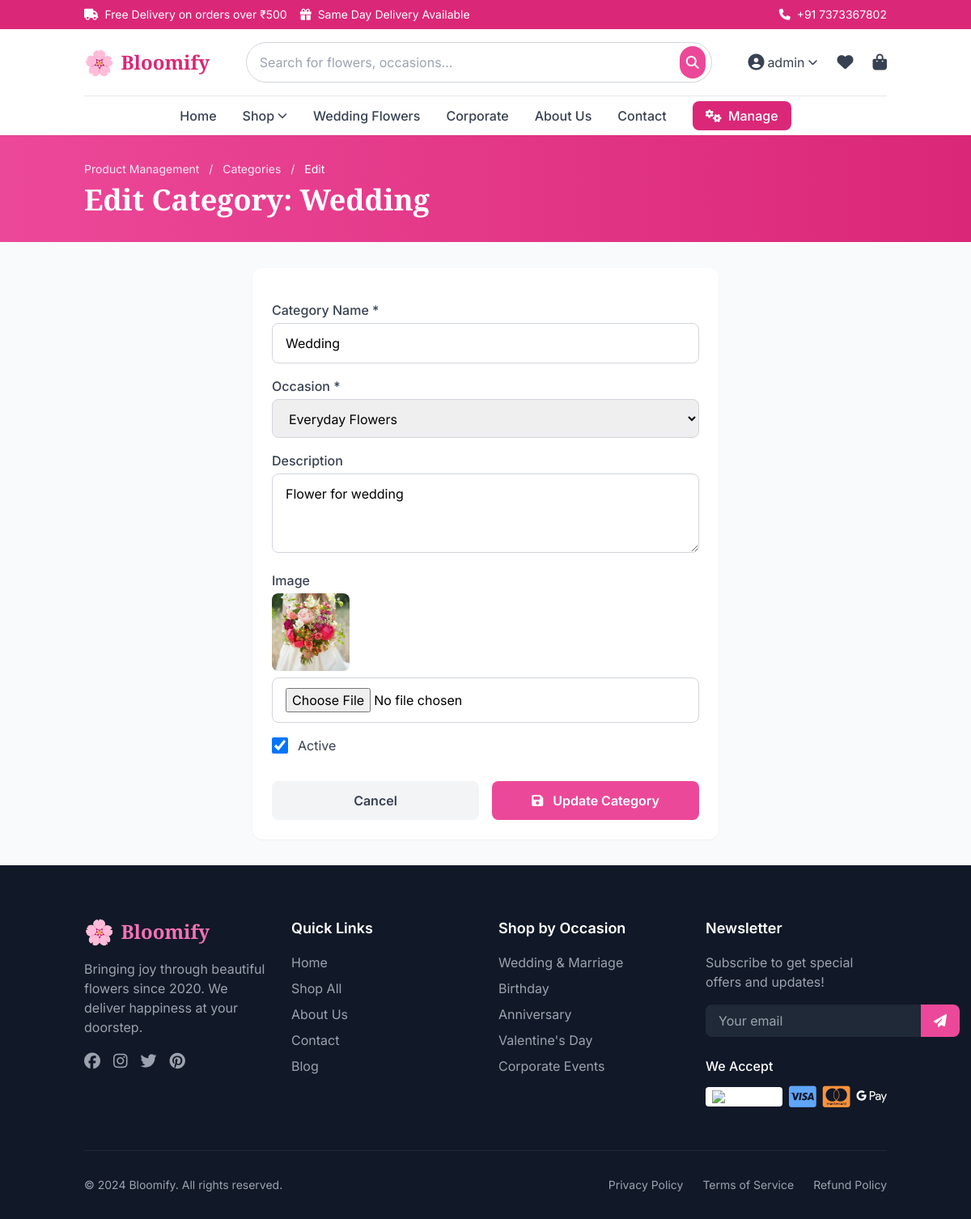
Screenshot of /manage/category/1/edit/ (signed in) with the database file from the repository.
### shop/models.py (models this page shows, shortened)
class Category(models.Model):
    OCCASION_CHOICES = [
        ('marriage', 'Marriage & Wedding'),
        ('birthday', 'Birthday'),
        ('anniversary', 'Anniversary'),
        ('valentines', "Valentine's Day"),
        ('funeral', 'Funeral & Sympathy'),
        ('congratulations', 'Congratulations'),
        ('get_well', 'Get Well Soon'),
        ('thank_you', 'Thank You'),
        ('housewarming', 'Housewarming'),
        ('corporate', 'Corporate Events'),
        ('festival', 'Festival & Celebrations'),
        ('everyday', 'Everyday Flowers'),
    ]
    name = models.CharField(max_length=200)
    slug = models.SlugField(max_length=200, unique=True)
    occasion = models.CharField(max_length=50, choices=OCCASION_CHOICES, default='everyday')
    description = models.TextField(blank=True)
    image = models.ImageField(upload_to='categories/', blank=True, null=True)
    is_active = models.BooleanField(default=True)
    created_at = models.DateTimeField(auto_now_add=True)
    updated_at = models.DateTimeField(auto_now=True)
    class Meta:
        ordering = ['name']
        verbose_name_plural = 'Categories'

### shop/views.py (the view)
# urls.py: path('manage/category/<int:category_id>/edit/', views.category_edit, name='category_edit'),
@staff_member_required
def category_edit(request, category_id):
    category = get_object_or_404(Category, id=category_id)
    if request.method == 'POST':
        form = CategoryForm(request.POST, request.FILES, instance=category)
        if form.is_valid():
            form.save()
            messages.success(request, 'Category updated successfully!')
            return redirect('shop:category_management')
    else:
        form = CategoryForm(instance=category)
    return render(request, 'shop/manage/category_form.html', {'form': form, 'category': category})

### templates/shop/manage/category_form.html (shortened to what this page needs)
{% extends 'base.html' %}
{% block content %}
<div class="bg-gradient-to-r from-primary-500 to-primary-600 py-8">
  <div class="container mx-auto px-4">
    <nav class="text-primary-100 text-sm mb-2">
      <a href="{% url 'shop:product_management' %}" class="hover:text-white"
        >Product Management</a
      >
      <span class="mx-2">/</span>
      <a href="{% url 'shop:category_management' %}" class="hover:text-white"
        >Categories</a
      >
      <span class="mx-2">/</span>
      <span class="text-white">Edit</span>
    </nav>
    <h1 class="font-display text-3xl md:text-4xl font-bold text-white">
      Edit Category: {{ category.name }}
    </h1>
  </div>
</div>
<div class="container mx-auto px-4 py-8">
  <div class="max-w-xl mx-auto">
    <div class="bg-white rounded-xl shadow-sm p-6">
      <form method="post" enctype="multipart/form-data" class="space-y-4">
        <div>
          <label class="block text-gray-700 font-medium mb-1"
            >Category Name *</label
          >
          {{ form.name }}
        </div>
        <div>
          <label class="block text-gray-700 font-medium mb-1">Occasion *</label>
          {{ form.occasion }}
        </div>
        <div>
          <label class="block text-gray-700 font-medium mb-1"
            >Description</label
          >
          {{ form.description }}
        </div>
        <div>
          <label class="block text-gray-700 font-medium mb-1">Image</label>
          {% if category.image %}
          <div class="mb-2">
            <img
              src="{{ category.image.url }}"
              alt="{{ category.name }}"
              class="w-24 h-24 object-cover rounded-lg"
            />
          </div>
          {% endif %}
          <input
            type="file"
            name="image"
            accept="image/*"
            class="w-full px-4 py-3 border border-gray-300 rounded-lg"
          />
        </div>
        <label class="flex items-center cursor-pointer">
          <input type="checkbox" name="is_active" {% if form.is_active.value %}checked{% endif %} class="w-5 h-5 text-primary-600 rounded mr-3" />
          <span class="text-gray-700">Active</span>
        </label>
        <div class="flex gap-4 pt-4">
          <a
            href="{% url 'shop:category_management' %}"
            class="flex-1 bg-gray-100 text-gray-700 py-3 rounded-lg font-semibold text-center hover:bg-gray-200 transition"
          >
            Cancel
          </a>
          <button
            type="submit"
            class="flex-1 bg-primary-500 text-white py-3 rounded-lg font-semibold hover:bg-primary-600 transition"
          >
            <i class="fas fa-save mr-2"></i> Update Category
          </button>
        </div>
      </form>
    </div>
  </div>
</div>
{% endblock %}

### templates/base.html (shortened to what this page needs)
<!DOCTYPE html>
<html lang="en">
  <head>
    <script src="https://cdn.tailwindcss.com"></script>
    <link
      rel="stylesheet"
      href="https://cdnjs.cloudflare.com/ajax/libs/font-awesome/6.5.1/css/all.min.css"
    />
    <link href="https://unpkg.com/aos@2.3.1/dist/aos.css" rel="stylesheet" />
  </head>
  <body class="bg-gray-50 min-h-screen flex flex-col">
    <div class="bg-primary-600 text-white py-2 text-sm">
      <div class="container mx-auto px-4 flex justify-between items-center">
        <div class="flex items-center space-x-4">
          <span
            ><i class="fas fa-truck mr-1"></i> Free Delivery on orders over
            ₹500</span
          >
          <span class="hidden md:inline"
            ><i class="fas fa-gift mr-1"></i> Same Day Delivery Available</span
          >
        </div>
        <div class="flex items-center space-x-4">
          <a href="tel:+917373367802" class="hover:text-primary-200">
            <i class="fas fa-phone mr-1"></i> +91 7373367802
          </a>
        </div>
      </div>
    </div>
    <header class="bg-white shadow-sm sticky top-0 z-50">
      <div class="container mx-auto px-4">
        <div class="flex items-center justify-between py-4">
          <a href="{% url 'shop:home' %}" class="flex items-center space-x-2">
            <span class="text-3xl">🌸</span>
            <span class="font-display text-2xl font-bold text-primary-600"
              >Bloomify</span
            >
          </a>
          <div class="hidden md:flex flex-1 max-w-xl mx-8">
            <form action="{% url 'shop:search' %}" method="GET" class="w-full">
              <div class="relative">
                <input
                  type="text"
                  name="q"
                  placeholder="Search for flowers, occasions..."
                  class="w-full pl-4 pr-12 py-3 border border-gray-300 rounded-full focus:ring-2 focus:ring-primary-500 focus:border-transparent transition"
                />
                <button
                  type="submit"
                  class="absolute right-2 top-1/2 -translate-y-1/2 bg-primary-500 text-white p-2 rounded-full hover:bg-primary-600 transition"
                >
                  <i class="fas fa-search"></i>
                </button>
              </div>
            </form>
          </div>
          <div class="flex items-center space-x-6">
            {% if user.is_authenticated %}
            <div class="relative group">
              <button
                class="flex items-center space-x-1 text-gray-700 hover:text-primary-600"
              >
                <i class="fas fa-user-circle text-xl"></i>
                <span class="hidden md:inline"
                  >{{ user.first_name|default:user.username }}</span
                >
                <i class="fas fa-chevron-down text-xs"></i>
              </button>
            </div>
            {% endif %}
            <a
              href="{% url 'accounts:wishlist' %}"
              class="text-gray-700 hover:text-primary-600 relative"
            >
              <i class="fas fa-heart text-xl"></i>
            </a>
            <a
              href="{% url 'cart:cart_detail' %}"
              class="text-gray-700 hover:text-primary-600 relative"
            >
              <i class="fas fa-shopping-bag text-xl"></i>
            </a>
          </div>
        </div>
        <nav class="hidden md:block border-t">
          <ul class="flex items-center justify-center space-x-8 py-3">
            <li>
              <a
                href="{% url 'shop:home' %}"
                class="text-gray-700 hover:text-primary-600 font-medium"
                >Home</a
              >
            </li>
            <li class="relative group">
              <a
                href="{% url 'shop:product_list' %}"
                class="text-gray-700 hover:text-primary-600 font-medium flex items-center"
              >
                Shop <i class="fas fa-chevron-down text-xs ml-1"></i>
              </a>
            </li>
            <li>
              <a
                href="{% url 'shop:products_by_occasion' occasion='marriage' %}"
                class="text-gray-700 hover:text-primary-600 font-medium"
                >Wedding Flowers</a
              >
            </li>
            <li>
              <a
                href="{% url 'shop:products_by_occasion' occasion='corporate' %}"
                class="text-gray-700 hover:text-primary-600 font-medium"
                >Corporate</a
              >
            </li>
            <li>
              <a
                href="#"
                class="text-gray-700 hover:text-primary-600 font-medium"
                >About Us</a
              >
            </li>
            <li>
              <a
                href="#"
                class="text-gray-700 hover:text-primary-600 font-medium"
                >Contact</a
              >
            </li>
            {% if user.is_authenticated and user.is_staff %}
            <li>
              <a
                href="{% url 'shop:product_management' %}"
                class="bg-primary-600 text-white px-4 py-2 rounded-lg hover:bg-primary-700 font-medium"
                ><i class="fas fa-cogs mr-1"></i> Manage</a
              >
            </li>
            {% endif %}
          </ul>
        </nav>
      </div>
    </header>
    <main class="flex-1">{% block content %}{% endblock %}</main>
    <footer class="bg-gray-900 text-white pt-16 pb-8">
      <div class="container mx-auto px-4">
        <div class="grid grid-cols-1 md:grid-cols-4 gap-8 mb-12">
          <div>
            <div class="flex items-center space-x-2 mb-4">
              <span class="text-3xl">🌸</span>
              <span class="font-display text-2xl font-bold text-primary-400"
                >Bloomify</span
              >
            </div>
            <p class="text-gray-400 mb-4">
              Bringing joy through beautiful flowers since 2020. We deliver
              happiness at your doorstep.
            </p>
            <div class="flex space-x-4">
              <a href="#" class="text-gray-400 hover:text-primary-400 text-xl"
                ><i class="fab fa-facebook"></i
              ></a>
              <a href="#" class="text-gray-400 hover:text-primary-400 text-xl"
                ><i class="fab fa-instagram"></i
              ></a>
              <a href="#" class="text-gray-400 hover:text-primary-400 text-xl"
                ><i class="fab fa-twitter"></i
              ></a>
              <a href="#" class="text-gray-400 hover:text-primary-400 text-xl"
                ><i class="fab fa-pinterest"></i
              ></a>
            </div>
          </div>
          <div>
            <h4 class="text-lg font-semibold mb-4">Quick Links</h4>
            <ul class="space-y-2">
              <li>
                <a
                  href="{% url 'shop:home' %}"
                  class="text-gray-400 hover:text-primary-400"
                  >Home</a
                >
              </li>
              <li>
                <a
                  href="{% url 'shop:product_list' %}"
                  class="text-gray-400 hover:text-primary-400"
                  >Shop All</a
                >
              </li>
              <li>
                <a href="#" class="text-gray-400 hover:text-primary-400"
                  >About Us</a
                >
              </li>
              <li>
                <a href="#" class="text-gray-400 hover:text-primary-400"
                  >Contact</a
                >
              </li>
              <li>
                <a href="#" class="text-gray-400 hover:text-primary-400"
                  >Blog</a
                >
              </li>
            </ul>
          </div>
          <div>
            <h4 class="text-lg font-semibold mb-4">Shop by Occasion</h4>
            <ul class="space-y-2">
              <li>
                <a
                  href="{% url 'shop:products_by_occasion' occasion='marriage' %}"
                  class="text-gray-400 hover:text-primary-400"
                  >Wedding & Marriage</a
                >
              </li>
              <li>
                <a
                  href="{% url 'shop:products_by_occasion' occasion='birthday' %}"
                  class="text-gray-400 hover:text-primary-400"
                  >Birthday</a
                >
              </li>
              <li>
                <a
                  href="{% url 'shop:products_by_occasion' occasion='anniversary' %}"
                  class="text-gray-400 hover:text-primary-400"
                  >Anniversary</a
                >
              </li>
              <li>
                <a
                  href="{% url 'shop:products_by_occasion' occasion='valentines' %}"
                  class="text-gray-400 hover:text-primary-400"
                  >Valentine's Day</a
                >
              </li>
              <li>
                <a
                  href="{% url 'shop:products_by_occasion' occasion='corporate' %}"
                  class="text-gray-400 hover:text-primary-400"
                  >Corporate Events</a
                >
              </li>
            </ul>
          </div>
          <div>
            <h4 class="text-lg font-semibold mb-4">Newsletter</h4>
            <p class="text-gray-400 mb-4">
              Subscribe to get special offers and updates!
            </p>
            <form class="flex">
              <input
                type="email"
                placeholder="Your email"
                class="flex-1 px-4 py-2 rounded-l-lg bg-gray-800 border-gray-700 text-white focus:ring-2 focus:ring-primary-500"
              />
              <button
                type="submit"
                class="bg-primary-500 px-4 py-2 rounded-r-lg hover:bg-primary-600 transition"
              >
                <i class="fas fa-paper-plane"></i>
              </button>
            </form>
            <div class="mt-6">
              <h5 class="font-medium mb-2">We Accept</h5>
              <div class="flex space-x-2">
                <img
                  src="https://upload.wikimedia.org/wikipedia/commons/thumb/8/89/Razorpay_logo.svg/1200px-Razorpay_logo.svg.png?20171127075036"
                  alt="Razorpay"
                  class="h-6 bg-white rounded px-2 py-1 my-1.5"
                />
                <i class="fab fa-cc-visa text-3xl text-blue-400"></i>
                <i class="fab fa-cc-mastercard text-3xl text-orange-400"></i>
                <i class="fab fa-google-pay text-3xl"></i>
              </div>
            </div>
          </div>
        </div>
        <div
          class="border-t border-gray-800 pt-8 flex flex-col md:flex-row justify-between items-center"
        >
          <p class="text-gray-400 text-sm">
            © 2024 Bloomify. All rights reserved.
          </p>
          <div class="flex space-x-6 mt-4 md:mt-0">
            <a href="#" class="text-gray-400 hover:text-primary-400 text-sm"
              >Privacy Policy</a
            >
            <a href="#" class="text-gray-400 hover:text-primary-400 text-sm"
              >Terms of Service</a
            >
            <a href="#" class="text-gray-400 hover:text-primary-400 text-sm"
              >Refund Policy</a
            >
          </div>
        </div>
      </div>
    </footer>
  </body>
</html>

### rows the page displays
Category: name "Wedding", occasion "Everyday Flowers", description "Flower for wedding", image (picture)

### other values shown
{{ user.first_name|default:user.username }} "admin"
